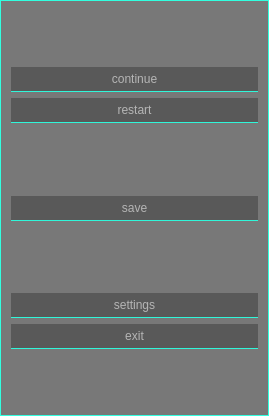
<?xml version="1.0" encoding="UTF-8"?>
<ui version="4.0">
 <class>suspend_menu_widget</class>
 <widget class="QFrame" name="suspend_menu_widget">
  <property name="enabled">
   <bool>true</bool>
  </property>
  <property name="geometry">
   <rect>
    <x>0</x>
    <y>0</y>
    <width>269</width>
    <height>416</height>
   </rect>
  </property>
  <property name="windowTitle">
   <string>suspend_menu_widget</string>
  </property>
  <property name="autoFillBackground">
   <bool>false</bool>
  </property>
  <property name="styleSheet">
   <string notr="true">/*
Material Dark Style Sheet for QT Applications
Author: Jaime A. Quiroga P.
Inspired on https://github.com/jxfwinter/qt-material-stylesheet
Company: GTRONICK
Last updated: 04/12/2018, 15:00.
Available at: https://github.com/GTRONICK/QSS/blob/master/MaterialDark.qss
*/
QMainWindow {
	background-color:#ff000000;
}
QWidget{
 	background-color: #50000000;
}
QDialog {
	background-color:#ff000000;
}
QFrame{
	border:1px solid #32FFE0;
	border-radius:0px;
}
QColorDialog {
	background-color:#ff000000;
}
QTextEdit {
	background-color:#50000000;
	color: #B5B5B5;
} 
QPlainTextEdit {
	selection-background-color:#007b50;
	background-color:#ff000000;
	border-style: solid;
	border-top-color: transparent;
	border-right-color: transparent;
	border-left-color: transparent;
	border-bottom-color: transparent;
	border-width: 1px;
	color: #B5B5B5;
} 
QPushButton{
	border:0px solid transparent;
	border-radius:0px;
	border-bottom-color: #30F6D9;
	border-bottom-width: 1px;
	color: #B5B5B5;
	padding:5px;
	background-color: #50151515;	
}
QPushButton::default{
	border-bottom-width: 2px;
	border-bottom-color: #32FFE0;
	color: #32FFE0;
}
QPushButton:flat{
	color:#ff000000;
	background-color:#30F6D9;
}
QPushButton:hover{
	color: #ff000000;
	background-color: #30F6D9;
	
}
QPushButton:pressed,QPushButton::checked{
	color: #ff000000;
	border-bottom-color: #26C3A9;
	background-color: #26C3A9;
}
QPushButton:disabled{
	border-bottom-color: #50505050;
	color: #505050;
	background-color: #50151515;
}
/* QToolButton {
	border-style: solid;
	border-top-color: transparent;
	border-right-color: transparent;
	border-left-color: transparent;
	border-bottom-color: #04b97f;
	border-bottom-width: 1px;
	border-style: solid;
	color: #B5B5B5;
	padding: 2px;
	background-color: #ff000000;
}
QToolButton:hover{
	border-style: solid;
	border-top-color: transparent;
	border-right-color: transparent;
	border-left-color: transparent;
	border-bottom-color: #37efba;
	border-bottom-width: 2px;
	border-style: solid;
	color: #FFFFFF;
	padding-bottom: 1px;
	background-color: #ff000000;
} */ 
QLineEdit {
	border-width: 1px; 
	border-radius: 0px;
	border-color: #50505050;
	border-style: inset;
	padding: 0px;
	color: #B5B5B5;
	background:#50151515;
	selection-background-color:#50505050;
	selection-color: #26C3A9;
}
QLabel {
	color: #B5B5B5;
	border:0px solid transparent;
	background-color: transparent;
}
/* QLCDNumber {
	color: #37e6b4;
} */ 
QProgressBar {
	color: transparent;
	border-style:inset;
	border-width: 1px; 
	border-radius: 0px;
	border-color: #30F6D9;
	background-color:#151515;
}
QProgressBar::chunk {
	background-color: #30F6D9;
	width:5px;
	margin:0px;
	border-radius: 0px;
}
/* QMenuBar {
	background-color: #ff000000;
}
QMenuBar::item {
	color: #B5B5B5;
  	spacing: 3px;
  	padding: 1px 4px;
  	background: #ff000000;
}

QMenuBar::item:selected {
  	background:#ff000000;
	color: #FFFFFF;
}
QMenu::item:selected {
	border-style: solid;
	border-top-color: transparent;
	border-right-color: transparent;
	border-left-color: #04b97f;
	border-bottom-color: transparent;
	border-left-width: 2px;
	color: #FFFFFF;
	padding-left:15px;
	padding-top:4px;
	padding-bottom:4px;
	padding-right:7px;
	background-color: #ff000000;
}
QMenu::item {
	border-style: solid;
	border-top-color: transparent;
	border-right-color: transparent;
	border-left-color: transparent;
	border-bottom-color: transparent;
	border-bottom-width: 1px;
	border-style: solid;
	color: #B5B5B5;
	padding-left:17px;
	padding-top:4px;
	padding-bottom:4px;
	padding-right:7px;
	background-color: #ff000000;
}
QMenu{
	background-color:#ff000000;
} */ 
QTabWidget {
	
}
QTabWidget::pane {
	border:1px solid #50151515;
	border-radius: 0px;
	background-color:#50000000;
}
QTabBar::tab{
	border: 1px solid #ff000000;
	border-radius: 0px;
	color: #B5B5B5;
	padding:8px;
	background-color: #50000000;
}
QTabBar::tab:top,QTabBar::tab:bottom{
	min-width:80px;
}
QTabBar::tab:left,QTabBar::tab:right{
	min-height:80px;
}
QTabBar::tab:hover {
	color: #ff000000;
	color: #30F6D9;
}
QTabBar::tab:top:hover{
	
	border-bottom-color:#30F6D9;
}
QTabBar::tab:bottom:hover{
	border-top-color:#30F6D9;
}
QTabBar::tab:left:hover{
	border-right-color:#30F6D9;
}
QTabBar::tab:right:hover{
	border-left-color:#30F6D9;
}
QTabBar::tab:selected, QTabBar::tab:last:selected {
	color: #ff000000;
	border-color: #32FFE0;
	background-color: #30F6D9;
}

QCheckBox {
	color: #B5B5B5;
	border:1px solid #151515;
	border-radius:0px;
	background-color:#151515;
	padding-left: 4px;
}
QCheckBox:hover {
	border-color: #30F6D9;
	color:#30F6D9;
}
QCheckBox::indicator{
	height: 10px;
	width: 10px;
	border-style:solid;
	border-width: 1px;
	border-color: #B5B5B5;
}
QCheckBox::indicator:checked {
	background-color: #30F6D9;
	border-color:#30F6D9
}
QCheckBox::indicator:unchecked {
	background-color: transparent;
}
QCheckBox:disabled {
	color: #505050;
}
/* QRadioButton {
	color: #B5B5B5;
	background-color: #ff000000;
	padding: 1px;
}
QRadioButton::indicator:checked {
	height: 10px;
	width: 10px;
	border-style:solid;
	border-radius:5px;
	border-width: 1px;
	border-color: #04b97f;
	color: #B5B5B5;
	background-color: #04b97f;
}
QRadioButton::indicator:unchecked {
	height: 10px;
	width: 10px;
	border-style:solid;
	border-radius:5px;
	border-width: 1px;
	border-color: #04b97f;
	color: #B5B5B5;
	background-color: transparent;
} */ 
QStatusBar {
	color:#ffffff;
}
QSpinBox {
	color: #B5B5B5;	
	background-color: #50000000;
}
QDoubleSpinBox {
	color: #B5B5B5;	
	background-color: #50000000;
}
QTimeEdit {
	color: #B5B5B5;	
	background-color: #50000000;
}
QDateTimeEdit {
	color: #B5B5B5;	
	background-color: #50000000;
}
QDateEdit {
	color: #B5B5B5;	
	background-color: #50000000;
}
QComboBox {
	color: #B5B5B5;	
	background: #50000000;
}
QComboBox:editable {
	background: #50000000;
	color: #B5B5B5;
	selection-background-color: #50000000;
}
QComboBox QAbstractItemView {
	color: #B5B5B5;	
	background: #50000000;
	selection-color: #FFFFFF;
	selection-background-color: #50000000;
}
QComboBox:!editable:on, QComboBox::drop-down:editable:on {
	color: #B5B5B5;	
	background: #50000000;
}
QFontComboBox {
	color: #B5B5B5;	
	background-color: #50000000;
}
QToolBox {
	color: #B5B5B5;
	background-color: #50000000;
}
QToolBox::tab {
	border:0px solid transparent;
	border-radius:0px;
	border-bottom-color: #30F6D9;
	border-bottom-width: 1px;
	color: #B5B5B5;
	background-color: #50000000;
}
QToolBox::tab:hover{
	color: #ff000000;
	background-color: #30F6D9;
}
QToolBox::tab:selected {
	color: #ff000000;
	background-color: #30F6D9;
}
QScrollArea {
	color: #B5B5B5;
	background-color: #50000000;
}
QSlider{
	background-color: #50000000;
}
QSlider::groove:horizontal {
	height: 1px;
}
QSlider::groove:vertical {
	width: 1px;
}
QSlider::handle{
	background-color: #32FFE0;
	border: 1px solid #50151515;
	border-radius: 0px;
}
QSlider::handle:horizontal {
	width: 6px;
	margin: -4px 0;
}
QSlider::handle:vertical {
	height: 6px;
	margin: 0 -4px;
}
QSlider::add-page{
    background: #B5B5B5;
}
QSlider::sub-page {
    background: #26C3A9;
}
</string>
  </property>
  <layout class="QVBoxLayout" name="verticalLayout">
   <property name="spacing">
    <number>6</number>
   </property>
   <property name="leftMargin">
    <number>10</number>
   </property>
   <property name="topMargin">
    <number>0</number>
   </property>
   <property name="rightMargin">
    <number>10</number>
   </property>
   <property name="bottomMargin">
    <number>0</number>
   </property>
   <item>
    <spacer name="verticalSpacer">
     <property name="orientation">
      <enum>Qt::Orientation::Vertical</enum>
     </property>
     <property name="sizeHint" stdset="0">
      <size>
       <width>20</width>
       <height>40</height>
      </size>
     </property>
    </spacer>
   </item>
   <item>
    <widget class="QPushButton" name="countinue_button">
     <property name="sizePolicy">
      <sizepolicy hsizetype="Minimum" vsizetype="Fixed">
       <horstretch>0</horstretch>
       <verstretch>0</verstretch>
      </sizepolicy>
     </property>
     <property name="text">
      <string>continue</string>
     </property>
    </widget>
   </item>
   <item>
    <widget class="QPushButton" name="restart_button">
     <property name="text">
      <string>restart</string>
     </property>
    </widget>
   </item>
   <item>
    <spacer name="verticalSpacer_3">
     <property name="orientation">
      <enum>Qt::Orientation::Vertical</enum>
     </property>
     <property name="sizeHint" stdset="0">
      <size>
       <width>20</width>
       <height>40</height>
      </size>
     </property>
    </spacer>
   </item>
   <item>
    <widget class="QPushButton" name="save_button">
     <property name="text">
      <string>save</string>
     </property>
    </widget>
   </item>
   <item>
    <spacer name="verticalSpacer_4">
     <property name="orientation">
      <enum>Qt::Orientation::Vertical</enum>
     </property>
     <property name="sizeHint" stdset="0">
      <size>
       <width>20</width>
       <height>40</height>
      </size>
     </property>
    </spacer>
   </item>
   <item>
    <widget class="QPushButton" name="settings_button">
     <property name="text">
      <string>settings</string>
     </property>
    </widget>
   </item>
   <item>
    <widget class="QPushButton" name="exit_button">
     <property name="text">
      <string>exit</string>
     </property>
    </widget>
   </item>
   <item>
    <spacer name="verticalSpacer_2">
     <property name="orientation">
      <enum>Qt::Orientation::Vertical</enum>
     </property>
     <property name="sizeHint" stdset="0">
      <size>
       <width>20</width>
       <height>40</height>
      </size>
     </property>
    </spacer>
   </item>
  </layout>
 </widget>
 <resources/>
 <connections/>
</ui>
